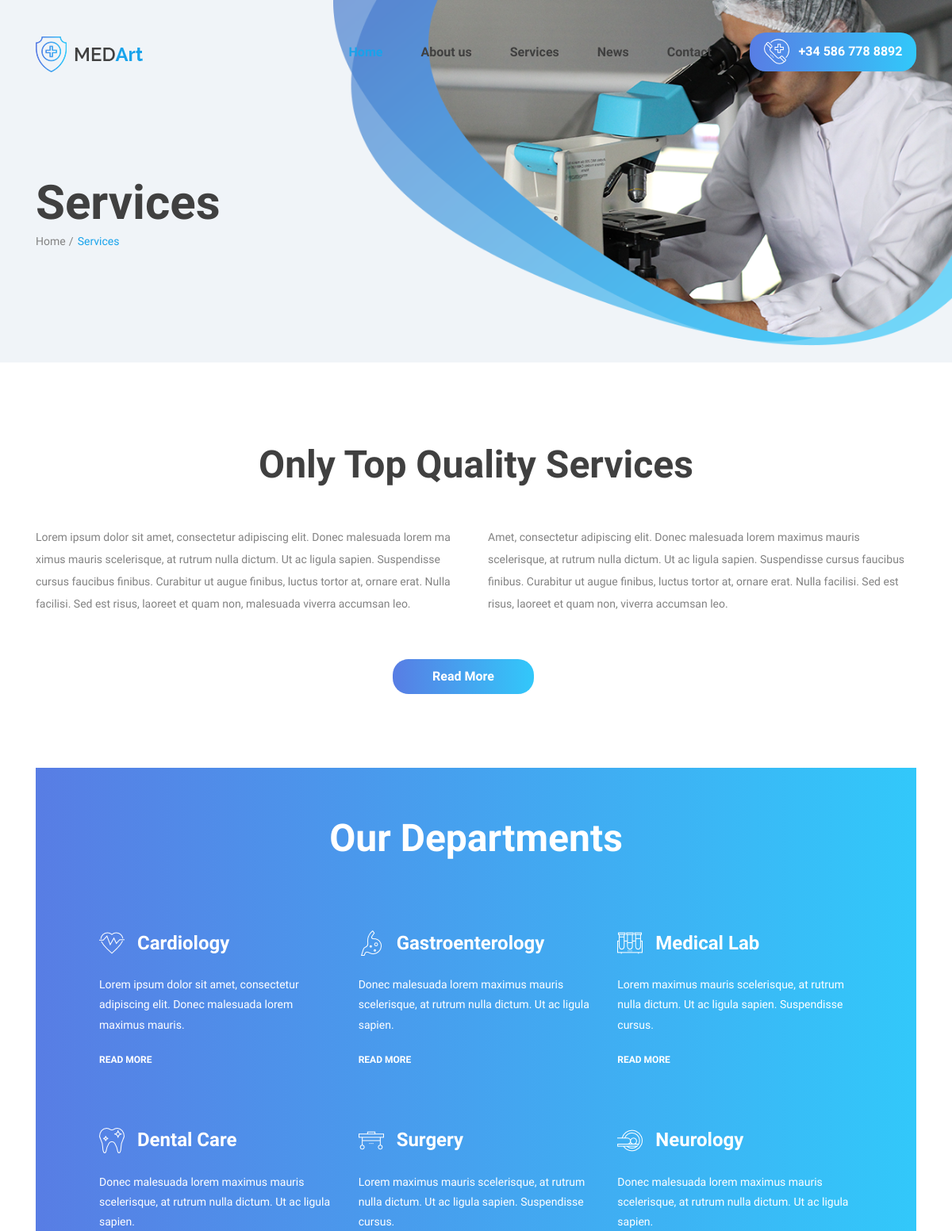
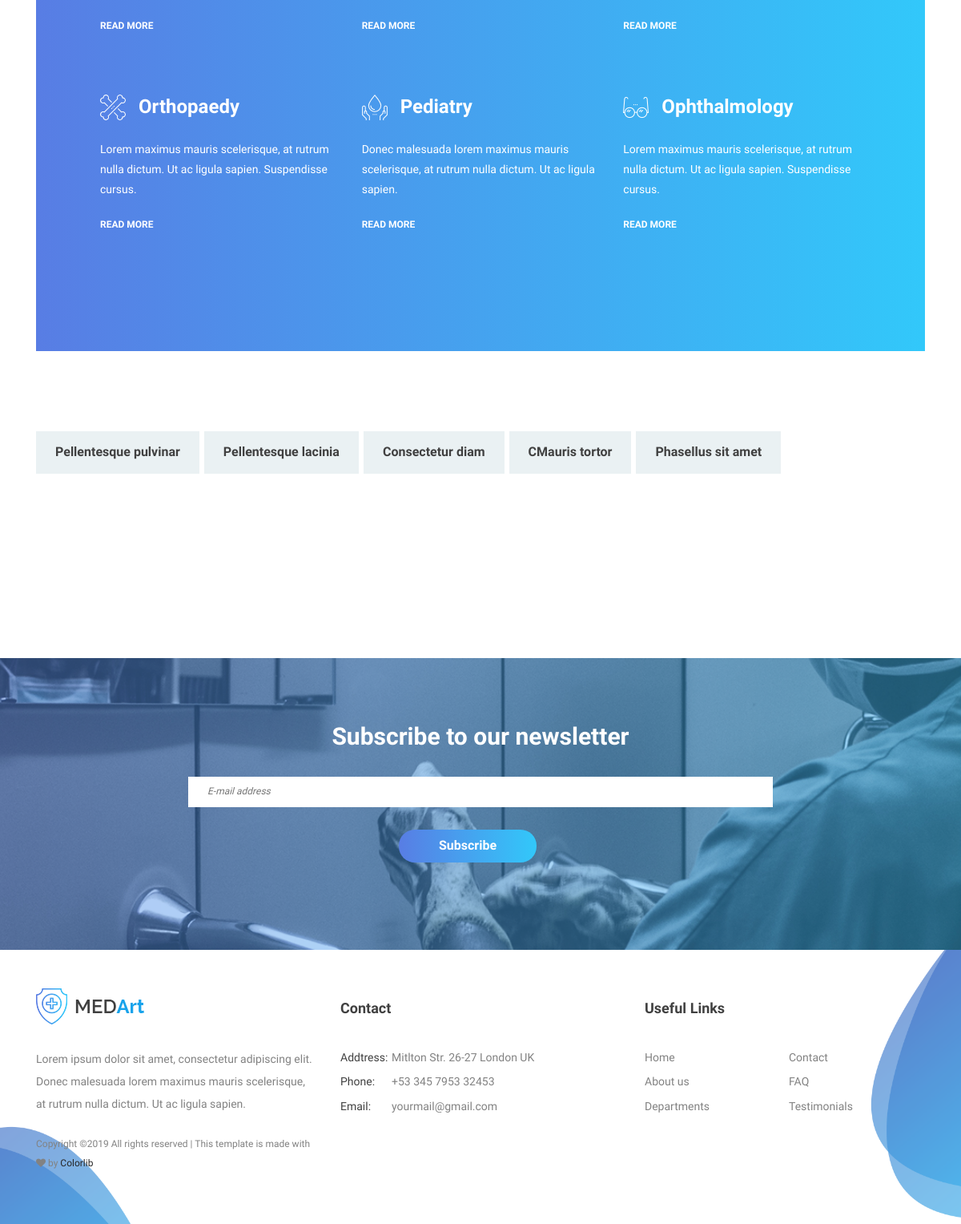
Page /services/ on the committed database (2 pictures, top to bottom).
### home/models.py (models this page shows, shortened)
class ServiceBackImage(models.Model):
    image = models.ImageField(upload_to='images/')

class TopQualityService(models.Model):
    description = models.TextField()

class our_department(models.Model):
    dep_name = models.CharField(max_length=200)
    dep_description = models.TextField()
    dep_image = models.ImageField(upload_to='images/')

class ServicesTabs(models.Model):
    title = models.CharField(max_length=200)
    tab_title = models.CharField(max_length=200)
    image = models.ImageField(upload_to='images/')
    description = models.TextField()

### home/views.py (the view)
# urls.py: path('services/', serviceView.as_view(), name='services'),
class serviceView(TemplateView):
    template_name = 'home/services.html'
    def get_context_data(self, **kwargs):
        context = super(serviceView, self).get_context_data(**kwargs)
        context['service_background'] = ServiceBackImage.objects.all()
        context['top_quality_service'] = TopQualityService.objects.all()
        context['depart'] = our_department.objects.all()
        context['service_tab'] = ServicesTabs.objects.all()
        return context

### home/templates/home/services.html (shortened to what this page needs)
{% extends 'base_two.html' %}
{% block content %}
    {% load static %}
    <div class="container">
        <div class="row">
            <div class="col-12">
                <h1>Services</h1>
                <div class="breadcrumbs">
                    <ul class="d-flex flex-wrap align-items-center p-0 m-0">
                        <li><a href="{% url 'index' %}">Home</a></li>
                        <li>Services</li>
                    </ul>
                </div>
            </div>
        </div>
    </div>
    {% for item in service_background %}
        <img class="header-img" src="{{ item.image.url }}" alt="">
    {% endfor %}
    </header>
    <div class="quality-services">
        <div class="container">
            <div class="row">
                <div class="col-12">
                    <h2>Only Top Quality Services</h2>
                    <div class="row">
                        {% for i in top_quality_service %}
                            <div class="col-12 col-md-6">
                                <p>{{ i.description }}</p>
                            </div>
                        {% endfor %}
                    </div>
                    <div class="w-100 text-center mt-5">
                        <a class="button gradient-bg" href="#">Read More</a>
                    </div>
                </div>
            </div>
        </div>
    </div>
    <div class="container">
        <div class="row">
            <div class="col-12">
                <div class="our-departments-wrap">
                    <h2>Our Departments</h2>
                    <div class="row">
                        {% for item in depart %}
                            <div class="col-12 col-md-6 col-lg-4">
                                <div class="our-departments-cont">
                                    <header class="entry-header d-flex flex-wrap align-items-center">
                                        <img src="{{ item.dep_image.url }}" alt="">
                                        <h3>{{ item.dep_name }}</h3>
                                    </header>
                                    <div class="entry-content">
                                        <p>{{ item.dep_description }}</p>
                                    </div>
                                    <footer class="entry-footer">
                                        <a href="#">read more</a>
                                    </footer>
                                </div>
                            </div>
                        {% endfor %}
                    </div>
                </div>
            </div>
        </div>
    </div>
    <div class="container">
        <div class="row">
            <div class="col-12">
                <div class="services-tabs">
                    <div class="tabs">
                        <ul class="tabs-nav d-flex flex-wrap">
                            {% for tab in service_tab %}
                                <li class="tab-nav d-flex justify-content-center align-items-center"
                                    data-target="#tab_{{ tab.id }}">{{ tab.title }}
                                </li>
                            {% endfor %}
                        </ul>
                        <div class="tabs-container">
                        </div>
                    </div>
                </div>
            </div>
        </div>
    </div>
{% endblock %}

### home/templates/base_two.html (shortened to what this page needs)
    <!DOCTYPE html>
    {% load static %}
    <html lang="en">
    <head>
        <link rel="stylesheet" href="{% static 'css/bootstrap.min.css' %}">
        <link rel="stylesheet" type="text/css"
              href="https://cdnjs.cloudflare.com/ajax/libs/font-awesome/4.7.0/css/font-awesome.min.css">
        <link rel="stylesheet" href="{% static 'css/swiper.min.css' %}">
        <link rel="stylesheet" href="{% static 'style.css' %}">
    </head>
<body class="single-page">
    <header class="site-header">
        <div class="nav-bar">
            <div class="container">
                 <div class="row">
                    <div class="col-12 d-flex flex-wrap justify-content-between align-items-center">
                        <div class="site-branding d-flex align-items-center">
                            <a class="d-block" href="{% url 'index' %}" rel="home"><img class="d-block"
                                                                                 src="{% static 'images/logo.png' %}"
                                                                                 alt="logo"></a>
                        </div>
                        <nav class="site-navigation d-flex justify-content-end align-items-center">
                            <ul class="d-flex flex-column flex-lg-row justify-content-lg-end align-items-center">
                                <li class="current-menu-item"><a href="{% url 'index' %}">Home</a></li>
                             <li><a href="{% url 'about' %}">About us</a></li>
                                <li><a href="{% url 'services' %}">Services</a></li>
                                <li><a href="{% url 'news' %}">News</a></li>
                                <li><a href="{% url 'contact' %}">Contact</a></li>
                                <li class="call-btn button gradient-bg mt-3 mt-md-0">
                                    <a class="d-flex justify-content-center align-items-center" href="{% url 'contact' %}"><img
                                            src="{% static 'images/emergency-call.png' %}"> +34 586 778 8892</a>
                                </li>
                            </ul>
                        </nav>
                    </div>
                </div>
            </div>
        </div>
        {% block content %}
    {% endblock %}
    <div class="subscribe-banner">
        <div class="container">
            <div class="row">
                <div class="col-12 col-lg-8 offset-lg-2">
                    <h2>Subscribe to our newsletter</h2>
                     <form role="form" id="user_subscription">
                        <input type="email" placeholder="E-mail address" id="email" name="email">
                                <br><br>
                         <button type="submit" style="cursor: pointer" class="button gradient-bg" id="submit">Subscribe</button>
                            <br><br>
                    </form>
                </div>
            </div>
        </div>
    </div>
    <footer class="site-footer">
        <div class="footer-widgets">
            <div class="container">
                <div class="row">
                    <div class="col-12 col-md-6 col-lg-4">
                        <div class="foot-about">
                            <h2><a href="#"><img src="{% static 'images/logo.png' %}" alt=""></a></h2>
                            <p>Lorem ipsum dolor sit amet, consectetur adipiscing elit. Donec malesuada lorem maximus mauris
                                scelerisque, at rutrum nulla dictum. Ut ac ligula sapien.</p>
                            <p class="copyright">
                                Copyright &copy;<script>document.write(new Date().getFullYear());</script>
                                All rights reserved | This template is made with <i class="fa fa-heart"
                                                                                    aria-hidden="true"></i> by <a
                                    href="https://colorlib.com" target="_blank">Colorlib</a>
                                </p>
                        </div>
                    </div>
                    <div class="col-12 col-md-6 col-lg-4 mt-5 mt-md-0">
                        <div class="foot-contact">
                            <h2>Contact</h2>
                            <ul class="p-0 m-0">
                                <li><span>Addtress:</span>Mitlton Str. 26-27 London UK</li>
                                <li><span>Phone:</span>+53 345 7953 32453</li>
                                <li><span>Email:</span>yourmail@gmail.com</li>
                            </ul>
                        </div>
                    </div>
                    <div class="col-12 col-md-6 col-lg-4 mt-5 mt-md-0">
                        <div class="foot-links">
                            <h2>Useful Links</h2>
                            <ul class="p-0 m-0">
                                <li><a href="{% url 'index' %}">Home</a></li>
                                <li><a href="{% url 'about' %}">About us</a></li>
                                <li><a href="{% url 'elements' %}">Departments</a></li>
                                <li><a href="{% url 'contact' %}">Contact</a></li>
                                <li><a href="{% url 'news' %}">FAQ</a></li>
                                <li><a href="{% url 'services' %}">Testimonials</a></li>
                            </ul>
                        </div>
                    </div>
                </div>
            </div>
        </div>
    </footer>
    </body>
</html>

### rows in the picture
ServiceBackImage: image (picture)
TopQualityService: description "Lorem ipsum dolor sit amet, consectetur adipiscing elit. Donec malesuada lorem ma ximus mauris scelerisque, at rutrum nulla dictum. Ut ac ligula sapien. Suspendisse cursus faucibus finibus. Curabitur ut augue finibus, luctus tortor at, ornare erat. Nulla facilisi. Sed est risus, laoreet et quam non, malesuada viverra accumsan leo."
TopQualityService: description "Amet, consectetur adipiscing elit. Donec malesuada lorem maximus mauris scelerisque, at rutrum nulla dictum. Ut ac ligula sapien. Suspendisse cursus faucibus finibus. Curabitur ut augue finibus, luctus tortor at, ornare erat. Nulla facilisi. Sed est risus, laoreet et quam non, viverra accumsan leo."
our_department: dep_image (picture), dep_name "Cardiology", dep_description "Lorem ipsum dolor sit amet, consectetur adipiscing elit. Donec malesuada lorem maximus mauris."
our_department: dep_image (picture), dep_name "Gastroenterology", dep_description "Donec malesuada lorem maximus mauris scelerisque, at rutrum nulla dictum. Ut ac ligula sapien."
our_department: dep_image (picture), dep_name "Medical Lab", dep_description "Lorem maximus mauris scelerisque, at rutrum nulla dictum. Ut ac ligula sapien. Suspendisse cursus."
our_department: dep_image (picture), dep_name "Dental Care", dep_description "Donec malesuada lorem maximus mauris scelerisque, at rutrum nulla dictum. Ut ac ligula sapien."
our_department: dep_image (picture), dep_name "Surgery", dep_description "Lorem maximus mauris scelerisque, at rutrum nulla dictum. Ut ac ligula sapien. Suspendisse cursus."
our_department: dep_image (picture), dep_name "Neurology", dep_description "Donec malesuada lorem maximus mauris scelerisque, at rutrum nulla dictum. Ut ac ligula sapien."
our_department: dep_image (picture), dep_name "Orthopaedy", dep_description "Lorem maximus mauris scelerisque, at rutrum nulla dictum. Ut ac ligula sapien. Suspendisse cursus."
our_department: dep_image (picture), dep_name "Pediatry", dep_description "Donec malesuada lorem maximus mauris scelerisque, at rutrum nulla dictum. Ut ac ligula sapien."
our_department: dep_image (picture), dep_name "Ophthalmology", dep_description "Lorem maximus mauris scelerisque, at rutrum nulla dictum. Ut ac ligula sapien. Suspendisse cursus."
ServicesTabs: title "Pellentesque pulvinar"
ServicesTabs: title "Pellentesque lacinia"
ServicesTabs: title "Consectetur diam"
ServicesTabs: title "CMauris tortor"
ServicesTabs: title "Phasellus sit amet"
